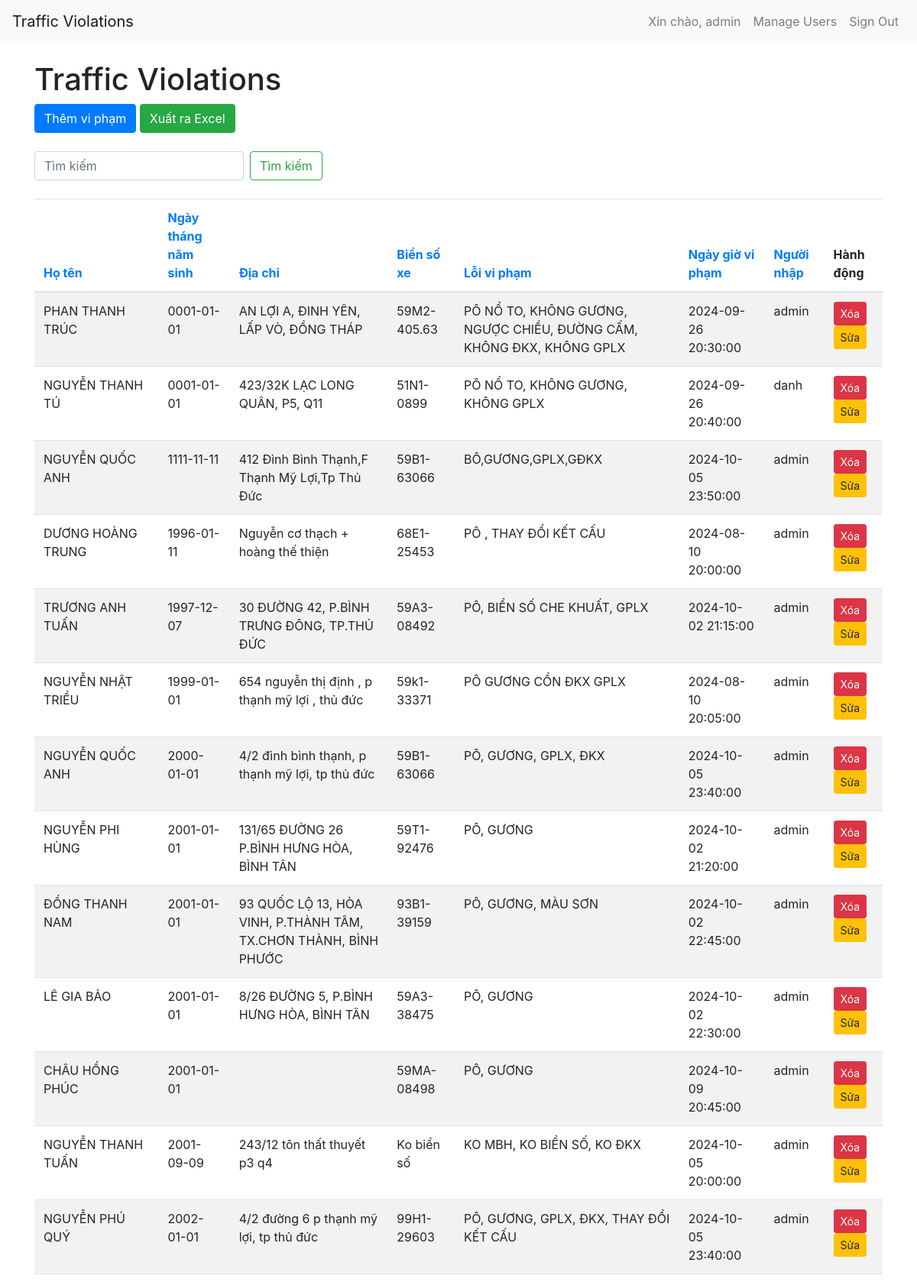
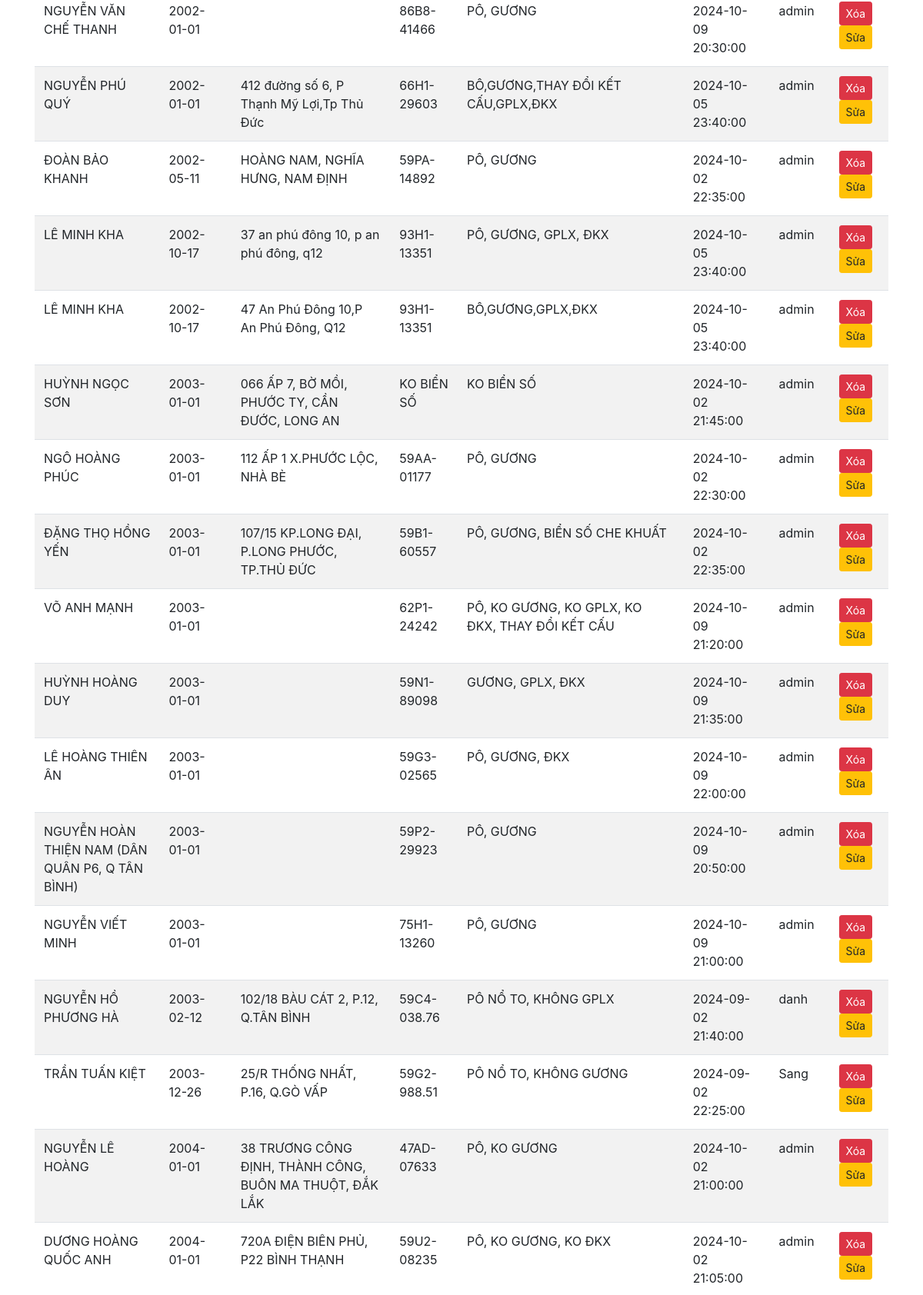
Screenshot of /?sort_by=birth_date&sort_order=asc (signed in, upper part) with the database file from the repository (2 pictures, top to bottom).
### app.py (models this page shows, shortened)
class User(UserMixin, db.Model):
    id = db.Column(db.Integer, primary_key=True)
    username = db.Column(db.String(150), unique=True, nullable=False)
    password = db.Column(db.String(150), nullable=False)

class Violation(db.Model):
    id = db.Column(db.Integer, primary_key=True)
    name = db.Column(db.String(100), nullable=False)
    birth_date = db.Column(db.Date, nullable=False)
    address = db.Column(db.String(200), nullable=False)
    license_plate = db.Column(db.String(20), nullable=False)
    violation = db.Column(db.String(200), nullable=False)
    violation_date = db.Column(db.DateTime, nullable=False)
    added_by = db.Column(db.String(150), nullable=False)
    is_deleted = db.Column(db.Boolean, default=False)

### app.py (the view)
@app.route('/')
@login_required
def index():
    search = request.args.get('search')
    page = request.args.get(get_page_parameter(), type=int, default=1)
    per_page = 50
    sort_by = request.args.get('sort_by', 'violation_date')
    sort_order = request.args.get('sort_order', 'desc')
    if search:
        search = unidecode(search).lower()
        violations_query = Violation.query.filter_by(is_deleted=False).all()
        violations = [v for v in violations_query if search in unidecode(v.name).lower() or search in unidecode(v.license_plate).lower()]
    else:
        if sort_order == 'asc':
            violations = Violation.query.filter_by(is_deleted=False).order_by(getattr(Violation, sort_by).asc()).all()
        else:
            violations = Violation.query.filter_by(is_deleted=False).order_by(getattr(Violation, sort_by).desc()).all()
    total = len(violations)
    start = (page - 1) * per_page
    end = start + per_page
    violations_paginated = violations[start:end]
    pagination = Pagination(page=page, total=total, per_page=per_page, css_framework='bootstrap4')
    return render_template('index.html', violations=violations_paginated, pagination=pagination, search=search, sort_by=sort_by, sort_order=sort_order)

### app.py (called while the page is built)
@login_manager.user_loader
def load_user(user_id):
    return User.query.get(int(user_id))

### templates/index.html (shortened to what this page needs)
<!DOCTYPE html>
<html>
<head>
    <link rel="stylesheet" href="https://stackpath.bootstrapcdn.com/bootstrap/4.5.2/css/bootstrap.min.css">
</head>
<body>
    <nav class="navbar navbar-expand-lg navbar-light bg-light">
        <a class="navbar-brand" href="#">Traffic Violations</a>
        <div class="collapse navbar-collapse" id="navbarNav">
            <ul class="navbar-nav ml-auto">
                <li class="nav-item">
                    <span class="nav-link">Xin chào, {{ current_user.username }}</span>
                </li>
                <li class="nav-item">
                    <a class="nav-link" href="/users">Manage Users</a>
                </li>
                <li class="nav-item">
                    <a class="nav-link" href="/logout">Sign Out</a>
                </li>
            </ul>
        </div>
    </nav>
    <div class="container">
        <h1 class="mt-4">Traffic Violations</h1>
        <a href="/add" class="btn btn-primary mb-4">Thêm vi phạm</a>
        <a href="/export_excel" class="btn btn-success mb-4">Xuất ra Excel</a>
        <form class="form-inline mb-4" method="GET" action="/">
            <input class="form-control mr-sm-2" type="search" name="search" placeholder="Tìm kiếm" aria-label="Search">
            <button class="btn btn-outline-success my-2 my-sm-0" type="submit">Tìm kiếm</button>
        </form>
        <table class="table table-striped table-responsive">
            <thead>
                <tr>
                    <th><a href="{{ url_for('index', sort_by='name', sort_order='asc' if sort_order == 'desc' else 'desc') }}">Họ tên</a></th>
                    <th><a href="{{ url_for('index', sort_by='birth_date', sort_order='asc' if sort_order == 'desc' else 'desc') }}">Ngày tháng năm sinh</a></th>
                    <th><a href="{{ url_for('index', sort_by='address', sort_order='asc' if sort_order == 'desc' else 'desc') }}">Địa chỉ</a></th>
                    <th><a href="{{ url_for('index', sort_by='license_plate', sort_order='asc' if sort_order == 'desc' else 'desc') }}">Biển số xe</a></th>
                    <th><a href="{{ url_for('index', sort_by='violation', sort_order='asc' if sort_order == 'desc' else 'desc') }}">Lỗi vi phạm</a></th>
                    <th><a href="{{ url_for('index', sort_by='violation_date', sort_order='asc' if sort_order == 'desc' else 'desc') }}">Ngày giờ vi phạm</a></th>
                    <th><a href="{{ url_for('index', sort_by='added_by', sort_order='asc' if sort_order == 'desc' else 'desc') }}">Người nhập</a></th>
                    <th>Hành động</th>
                </tr>
            </thead>
            <tbody>
                {% for violation in violations %}
                    <tr>
                        <td>{{ violation.name }}</td>
                        <td>{{ violation.birth_date }}</td>
                        <td>{{ violation.address }}</td>
                        <td>{{ violation.license_plate }}</td>
                        <td>{{ violation.violation }}</td>
                        <td>{{ violation.violation_date }}</td>
                        <td>{{ violation.added_by }}</td>
                        <td>
                            <form action="/delete/{{ violation.id }}" method="post" style="display:inline;" onsubmit="return confirmDelete();">
                                <button type="submit" class="btn btn-danger btn-sm">Xóa</button>
                            </form>
                            <a href="/edit/{{ violation.id }}" class="btn btn-warning btn-sm">Sửa</a>
                        </td>
                    </tr>
                {% endfor %}
            </tbody>
        </table>
    </div>
</body>
</html>

### rows the page displays
User: username "admin"
Violation: name "PHAN THANH TRÚC", birth_date "0001-01-01", address "AN LỢI A, ĐINH YÊN, LẤP VÒ, ĐỒNG THÁP", license_plate "59M2-405.63", violation "PÔ NỔ TO, KHÔNG GƯƠNG, NGƯỢC CHIỀU, ĐƯỜNG CẤM, KHÔNG ĐKX, KHÔNG GPLX", violation_date "2024-09-26 20:30:00", added_by "admin"
Violation: name "NGUYỄN THANH TÚ", birth_date "0001-01-01", address "423/32K LẠC LONG QUÂN, P5, Q11", license_plate "51N1-0899", violation "PÔ NỔ TO, KHÔNG GƯƠNG, KHÔNG GPLX", violation_date "2024-09-26 20:40:00", added_by "danh"
Violation: name "NGUYỄN QUỐC ANH", birth_date "1111-11-11", address "412 Đình Bình Thạnh,F Thạnh Mỹ Lợi,Tp Thủ Đức", license_plate "59B1-63066", violation "BÔ,GƯƠNG,GPLX,GĐKX", violation_date "2024-10-05 23:50:00", added_by "admin"
Violation: name "DƯƠNG HOÀNG TRUNG", birth_date "1996-01-11", address "Nguyễn cơ thạch + hoàng thế thiện", license_plate "68E1-25453", violation "PÔ , THAY ĐỔI KẾT CẤU", violation_date "2024-08-10 20:00:00", added_by "admin"
Violation: name "TRƯƠNG ANH TUẤN", birth_date "1997-12-07", address "30 ĐƯỜNG 42, P.BÌNH TRƯNG ĐÔNG, TP.THỦ ĐỨC", license_plate "59A3-08492", violation "PÔ, BIỂN SỐ CHE KHUẤT, GPLX", violation_date "2024-10-02 21:15:00", added_by "admin"
Violation: name "NGUYỄN NHẬT TRIỀU", birth_date "1999-01-01", address "654 nguyễn thị định , p thạnh mỹ lợi , thủ đức", license_plate "59k1-33371", violation "PÔ GƯƠNG CỒN ĐKX GPLX", violation_date "2024-08-10 20:05:00", added_by "admin"
Violation: name "NGUYỄN QUỐC ANH", birth_date "2000-01-01", address "4/2 đình bình thạnh, p thạnh mỹ lợi, tp thủ đức", license_plate "59B1-63066", violation "PÔ, GƯƠNG, GPLX, ĐKX", violation_date "2024-10-05 23:40:00", added_by "admin"
Violation: name "NGUYỄN PHI HÙNG", birth_date "2001-01-01", address "131/65 ĐƯỜNG 26 P.BÌNH HƯNG HÒA, BÌNH TÂN", license_plate "59T1-92476", violation "PÔ, GƯƠNG", violation_date "2024-10-02 21:20:00", added_by "admin"
Violation: name "ĐỒNG THANH NAM", birth_date "2001-01-01", address "93 QUỐC LỘ 13, HÒA VINH, P.THÀNH TÂM, TX.CHƠN THÀNH, BÌNH PHƯỚC", license_plate "93B1-39159", violation "PÔ, GƯƠNG, MÀU SƠN", violation_date "2024-10-02 22:45:00", added_by "admin"
Violation: name "LÊ GIA BẢO", birth_date "2001-01-01", address "8/26 ĐƯỜNG 5, P.BÌNH HƯNG HÒA, BÌNH TÂN", license_plate "59A3-38475", violation "PÔ, GƯƠNG", violation_date "2024-10-02 22:30:00", added_by "admin"
Violation: name "CHÂU HỒNG PHÚC", birth_date "2001-01-01", license_plate "59MA-08498", violation "PÔ, GƯƠNG", violation_date "2024-10-09 20:45:00", added_by "admin"
Violation: name "NGUYỄN THANH TUẤN", birth_date "2001-09-09", address "243/12 tôn thất thuyết p3 q4", license_plate "Ko biển số", violation "KO MBH, KO BIỂN SỐ, KO ĐKX", violation_date "2024-10-05 20:00:00", added_by "admin"
Violation: name "NGUYỄN PHÚ QUÝ", birth_date "2002-01-01", address "4/2 đường 6 p thạnh mỹ lợi, tp thủ đức", license_plate "99H1-29603", violation "PÔ, GƯƠNG, GPLX, ĐKX, THAY ĐỔI KẾT CẤU", violation_date "2024-10-05 23:40:00", added_by "admin"
Violation: name "NGUYỄN VĂN CHẾ THANH", birth_date "2002-01-01", license_plate "86B8-41466", violation "PÔ, GƯƠNG", violation_date "2024-10-09 20:30:00", added_by "admin"
Violation: name "NGUYỄN PHÚ QUÝ", birth_date "2002-01-01", address "412 đường số 6, P Thạnh Mỹ Lợi,Tp Thủ Đức", license_plate "66H1-29603", violation "BÔ,GƯƠNG,THAY ĐỔI KẾT CẤU,GPLX,ĐKX", violation_date "2024-10-05 23:40:00", added_by "admin"
Violation: name "ĐOÀN BẢO KHANH", birth_date "2002-05-11", address "HOÀNG NAM, NGHĨA HƯNG, NAM ĐỊNH", license_plate "59PA-14892", violation "PÔ, GƯƠNG", violation_date "2024-10-02 22:35:00", added_by "admin"
Violation: name "LÊ MINH KHA", birth_date "2002-10-17", address "37 an phú đông 10, p an phú đông, q12", license_plate "93H1-13351", violation "PÔ, GƯƠNG, GPLX, ĐKX", violation_date "2024-10-05 23:40:00", added_by "admin"
Violation: name "LÊ MINH KHA", birth_date "2002-10-17", address "47 An Phú Đông 10,P An Phú Đông, Q12", license_plate "93H1-13351", violation "BÔ,GƯƠNG,GPLX,ĐKX", violation_date "2024-10-05 23:40:00", added_by "admin"
Violation: name "HUỲNH NGỌC SƠN", birth_date "2003-01-01", address "066 ẤP 7, BỜ MỒI, PHƯỚC TY, CẦN ĐƯỚC, LONG AN", license_plate "KO BIỂN SỐ", violation "KO BIỂN SỐ", violation_date "2024-10-02 21:45:00", added_by "admin"
Violation: name "NGÔ HOÀNG PHÚC", birth_date "2003-01-01", address "112 ẤP 1 X.PHƯỚC LỘC, NHÀ BÈ", license_plate "59AA-01177", violation "PÔ, GƯƠNG", violation_date "2024-10-02 22:30:00", added_by "admin"
Violation: name "ĐẶNG THỌ HỒNG YẾN", birth_date "2003-01-01", address "107/15 KP.LONG ĐẠI, P.LONG PHƯỚC, TP.THỦ ĐỨC", license_plate "59B1-60557", violation "PÔ, GƯƠNG, BIỂN SỐ CHE KHUẤT", violation_date "2024-10-02 22:35:00", added_by "admin"
Violation: name "VÕ ANH MẠNH", birth_date "2003-01-01", license_plate "62P1-24242", violation "PÔ, KO GƯƠNG, KO GPLX, KO ĐKX, THAY ĐỔI KẾT CẤU", violation_date "2024-10-09 21:20:00", added_by "admin"
Violation: name "HUỲNH HOÀNG DUY", birth_date "2003-01-01", license_plate "59N1-89098", violation "GƯƠNG, GPLX, ĐKX", violation_date "2024-10-09 21:35:00", added_by "admin"
Violation: name "LÊ HOÀNG THIÊN ÂN", birth_date "2003-01-01", license_plate "59G3-02565", violation "PÔ, GƯƠNG, ĐKX", violation_date "2024-10-09 22:00:00", added_by "admin"
Violation: name "NGUYỄN HOÀN THIỆN NAM (DÂN QUÂN P6, Q TÂN BÌNH)", birth_date "2003-01-01", license_plate "59P2-29923", violation "PÔ, GƯƠNG", violation_date "2024-10-09 20:50:00", added_by "admin"
Violation: name "NGUYỄN VIẾT MINH", birth_date "2003-01-01", license_plate "75H1-13260", violation "PÔ, GƯƠNG", violation_date "2024-10-09 21:00:00", added_by "admin"
Violation: name "NGUYỄN HỒ PHƯƠNG HÀ", birth_date "2003-02-12", address "102/18 BÀU CÁT 2, P.12, Q.TÂN BÌNH", license_plate "59C4-038.76", violation "PÔ NỔ TO, KHÔNG GPLX", violation_date "2024-09-02 21:40:00", added_by "danh"
Violation: name "TRẦN TUẤN KIỆT", birth_date "2003-12-26", address "25/R THỐNG NHẤT, P.16, Q.GÒ VẤP", license_plate "59G2-988.51", violation "PÔ NỔ TO, KHÔNG GƯƠNG", violation_date "2024-09-02 22:25:00", added_by "Sang"
Violation: name "NGUYỄN LÊ HOÀNG", birth_date "2004-01-01", address "38 TRƯƠNG CÔNG ĐỊNH, THÀNH CÔNG, BUÔN MA THUỘT, ĐẮK LẮK", license_plate "47AD-07633", violation "PÔ, KO GƯƠNG", violation_date "2024-10-02 21:00:00", added_by "admin"
Violation: name "DƯƠNG HOÀNG QUỐC ANH", birth_date "2004-01-01", address "720A ĐIỆN BIÊN PHỦ, P22 BÌNH THẠNH", license_plate "59U2-08235", violation "PÔ, KO GƯƠNG, KO ĐKX", violation_date "2024-10-02 21:05:00", added_by "admin"
